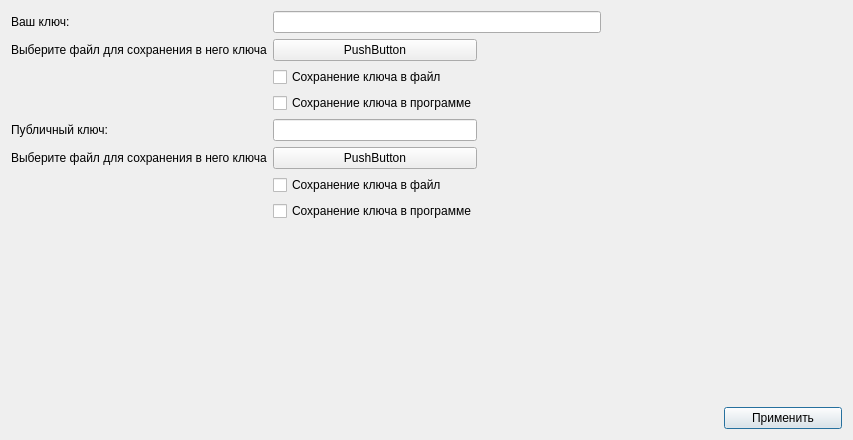
<?xml version="1.0" encoding="UTF-8"?>
<ui version="4.0">
 <class>Dialog</class>
 <widget class="QDialog" name="Dialog">
  <property name="geometry">
   <rect>
    <x>0</x>
    <y>0</y>
    <width>853</width>
    <height>440</height>
   </rect>
  </property>
  <property name="windowTitle">
   <string>Dialog</string>
  </property>
  <layout class="QGridLayout" name="gridLayout">
   <item row="10" column="4">
    <widget class="QPushButton" name="pushButton_3">
     <property name="text">
      <string>Применить</string>
     </property>
    </widget>
   </item>
   <item row="5" column="3">
    <spacer name="horizontalSpacer_6">
     <property name="orientation">
      <enum>Qt::Horizontal</enum>
     </property>
     <property name="sizeHint" stdset="0">
      <size>
       <width>40</width>
       <height>20</height>
      </size>
     </property>
    </spacer>
   </item>
   <item row="0" column="0">
    <widget class="QLabel" name="label">
     <property name="text">
      <string>Ваш ключ:</string>
     </property>
    </widget>
   </item>
   <item row="0" column="1" colspan="2">
    <widget class="QLineEdit" name="lineEdit_3"/>
   </item>
   <item row="5" column="1">
    <widget class="QPushButton" name="pushButton_2">
     <property name="text">
      <string>PushButton</string>
     </property>
    </widget>
   </item>
   <item row="2" column="1">
    <widget class="QCheckBox" name="checkBox_2">
     <property name="text">
      <string>Сохранение ключа в файл</string>
     </property>
    </widget>
   </item>
   <item row="4" column="1">
    <widget class="QLineEdit" name="lineEdit_2"/>
   </item>
   <item row="4" column="0">
    <widget class="QLabel" name="label_2">
     <property name="text">
      <string>Публичный ключ:</string>
     </property>
    </widget>
   </item>
   <item row="5" column="4">
    <spacer name="horizontalSpacer_5">
     <property name="orientation">
      <enum>Qt::Horizontal</enum>
     </property>
     <property name="sizeHint" stdset="0">
      <size>
       <width>40</width>
       <height>20</height>
      </size>
     </property>
    </spacer>
   </item>
   <item row="1" column="1">
    <widget class="QSplitter" name="splitter">
     <property name="orientation">
      <enum>Qt::Horizontal</enum>
     </property>
     <widget class="QPushButton" name="pushButton">
      <property name="text">
       <string>PushButton</string>
      </property>
     </widget>
    </widget>
   </item>
   <item row="9" column="4">
    <spacer name="verticalSpacer_2">
     <property name="orientation">
      <enum>Qt::Vertical</enum>
     </property>
     <property name="sizeHint" stdset="0">
      <size>
       <width>20</width>
       <height>40</height>
      </size>
     </property>
    </spacer>
   </item>
   <item row="1" column="4">
    <spacer name="horizontalSpacer_2">
     <property name="orientation">
      <enum>Qt::Horizontal</enum>
     </property>
     <property name="sizeHint" stdset="0">
      <size>
       <width>40</width>
       <height>20</height>
      </size>
     </property>
    </spacer>
   </item>
   <item row="5" column="2">
    <spacer name="horizontalSpacer_4">
     <property name="orientation">
      <enum>Qt::Horizontal</enum>
     </property>
     <property name="sizeHint" stdset="0">
      <size>
       <width>40</width>
       <height>20</height>
      </size>
     </property>
    </spacer>
   </item>
   <item row="3" column="1">
    <widget class="QCheckBox" name="checkBox">
     <property name="text">
      <string>Сохранение ключа в программе</string>
     </property>
    </widget>
   </item>
   <item row="1" column="0">
    <widget class="QLabel" name="label_3">
     <property name="text">
      <string>Выберите файл для сохранения в него ключа</string>
     </property>
    </widget>
   </item>
   <item row="8" column="4">
    <spacer name="verticalSpacer">
     <property name="orientation">
      <enum>Qt::Vertical</enum>
     </property>
     <property name="sizeHint" stdset="0">
      <size>
       <width>20</width>
       <height>40</height>
      </size>
     </property>
    </spacer>
   </item>
   <item row="5" column="0">
    <widget class="QLabel" name="label_4">
     <property name="text">
      <string>Выберите файл для сохранения в него ключа</string>
     </property>
    </widget>
   </item>
   <item row="1" column="3">
    <spacer name="horizontalSpacer_3">
     <property name="orientation">
      <enum>Qt::Horizontal</enum>
     </property>
     <property name="sizeHint" stdset="0">
      <size>
       <width>40</width>
       <height>20</height>
      </size>
     </property>
    </spacer>
   </item>
   <item row="1" column="2">
    <spacer name="horizontalSpacer">
     <property name="orientation">
      <enum>Qt::Horizontal</enum>
     </property>
     <property name="sizeHint" stdset="0">
      <size>
       <width>40</width>
       <height>20</height>
      </size>
     </property>
    </spacer>
   </item>
   <item row="6" column="1">
    <widget class="QCheckBox" name="checkBox_4">
     <property name="text">
      <string>Сохранение ключа в файл</string>
     </property>
    </widget>
   </item>
   <item row="7" column="1">
    <widget class="QCheckBox" name="checkBox_5">
     <property name="text">
      <string>Сохранение ключа в программе</string>
     </property>
    </widget>
   </item>
  </layout>
 </widget>
 <resources/>
 <connections/>
</ui>
